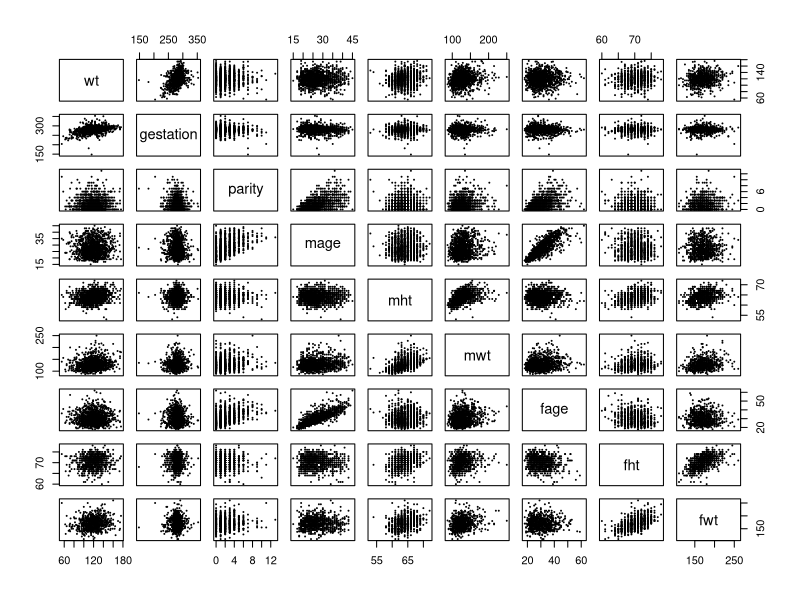
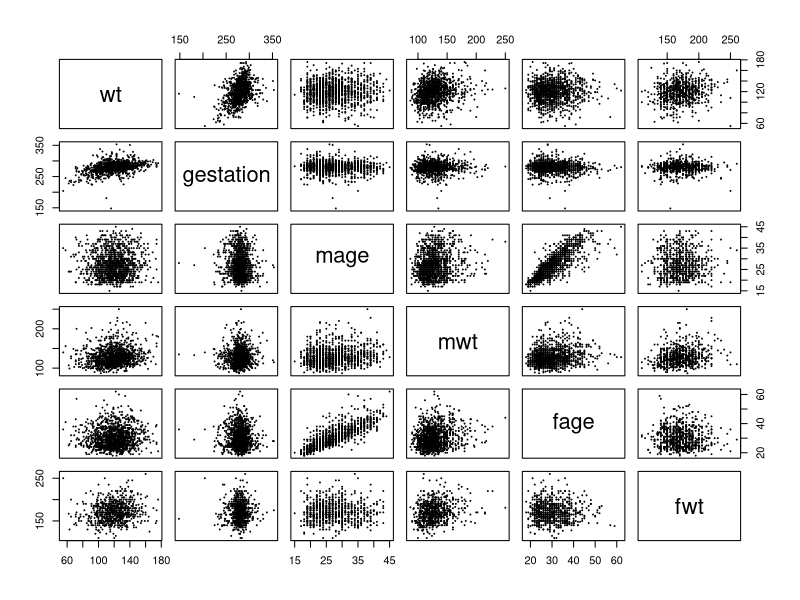
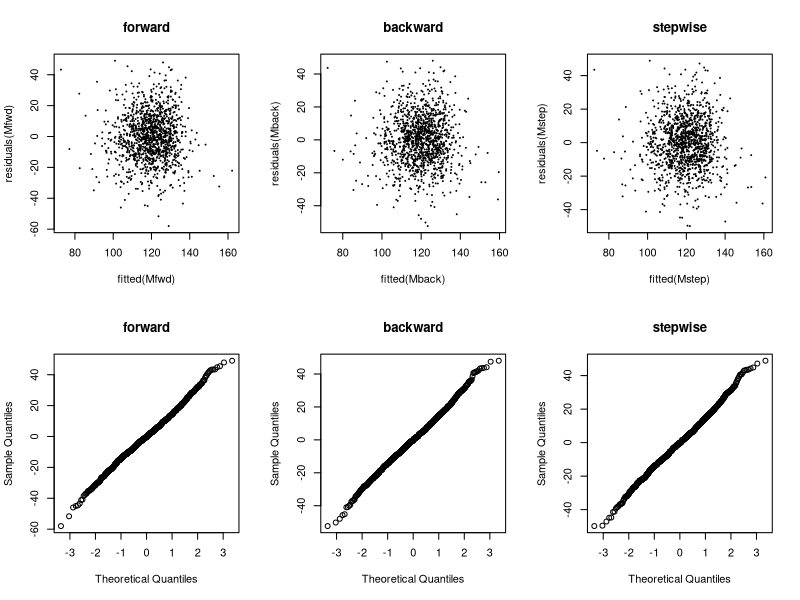
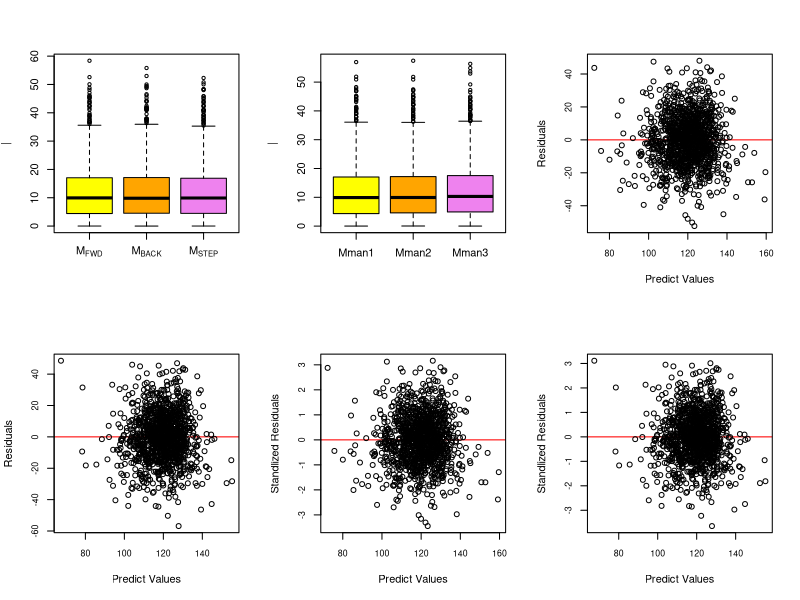
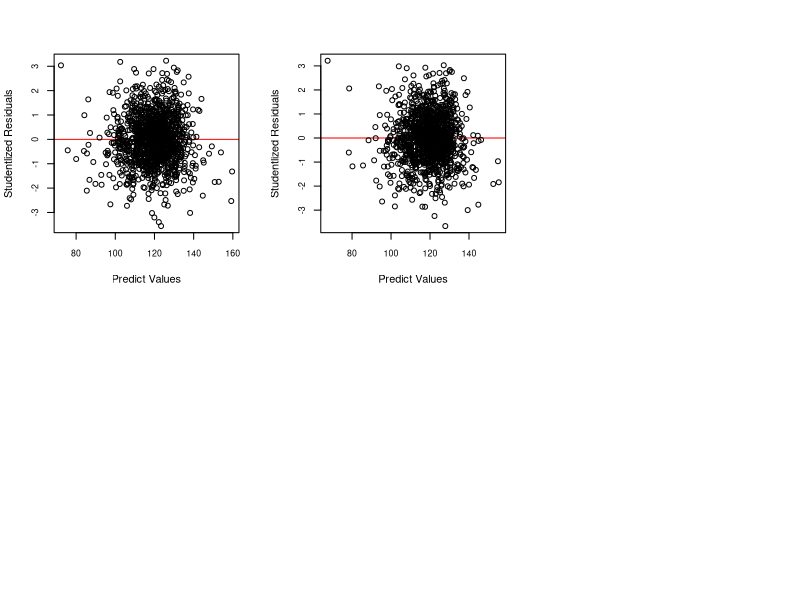
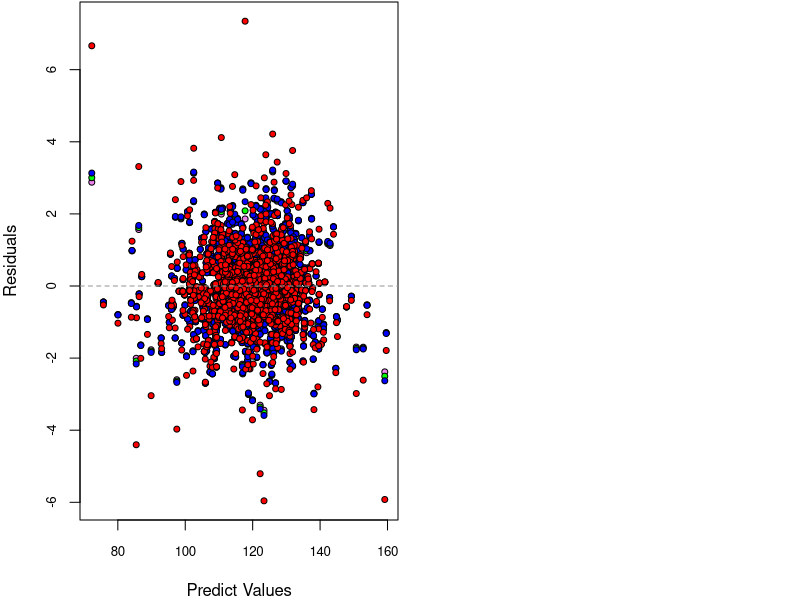
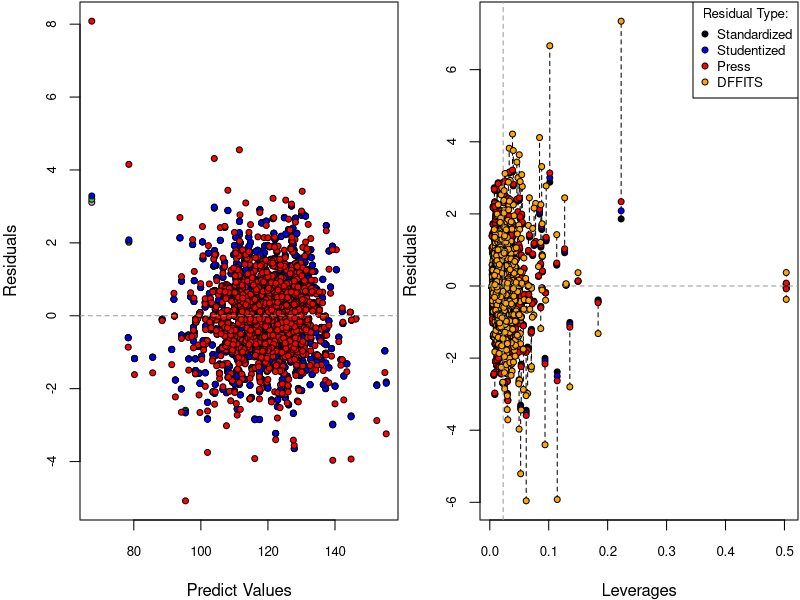
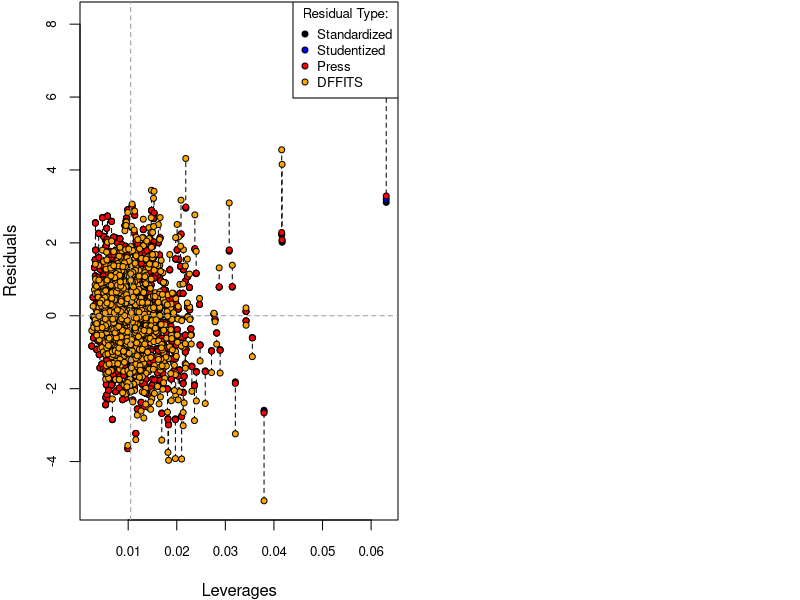

These figures' R source, in order: (Note: a time limit stopped this script after it produced the figures.)
## ---- chunk 1
library(mice)
chds_births <- read.csv(file = "chds_births.csv")
summary(chds_births)
## ---- chunk 2
chds_births$marital[!chds_births$marital %in% c(1:5)] = NA
chds_births$meth[chds_births$meth %in% c(0,1,2,3,4,5)] = 0
chds_births$meth[chds_births$meth %in% c(6)] = 1
chds_births$meth[chds_births$meth %in% c(7)] = 2
chds_births$meth[chds_births$meth %in% c(8)] = 3
chds_births$meth[chds_births$meth %in% c(9)] = 4
chds_births$meth[chds_births$meth %in% c(10)] = 5
chds_births$feth[chds_births$feth %in% c(0,1,2,3,4,5)] = 0
chds_births$feth[chds_births$feth %in% c(6)] = 1
chds_births$feth[chds_births$feth %in% c(7)] = 2
chds_births$feth[chds_births$feth %in% c(8)] = 3
chds_births$feth[chds_births$feth %in% c(9)] = 4
chds_births$feth[chds_births$feth %in% c(10)] = 5
chds_births$meth <- as.factor(chds_births$meth)
chds_births$med <- as.factor(chds_births$med)
chds_births$feth <- as.factor(chds_births$feth)
chds_births$fed <- as.factor(chds_births$fed)
chds_births$marital <- as.factor(chds_births$marital)
chds_births$smoke <- as.factor(chds_births$smoke)
chds_births$time <- as.factor(chds_births$time)
chds_births$number <- as.factor(chds_births$number)
## ---- chunk 3
summary(chds_births)
## ---- chunk 4
pairs(~wt + gestation + parity + mage + mht + mwt + fage + fht + fwt,cex = .05,  data = chds_births)
pairs(~wt + gestation + mage + mwt + fage + fwt,cex = .05,  data = chds_births)
## ---- chunk 5
invisible(capture.output(births_mice <- mice(chds_births, method = "cart", seed = 1)))
births_clean <- complete(births_mice)
summary(births_clean)
anyNA(births_clean)
births_clean
levels(births_clean$time)
levels(births_clean$number)
## ---- chunk 6

levels(births_clean$meth)
levels(births_clean$meth)[1] <- "Caucasian"
levels(births_clean$meth)[3] <- "African-American"
levels(births_clean$meth)[c(2,4,5,6)]<- "others"

levels(births_clean$med)[2] <- "middle-school"
levels(births_clean$med)[3] <- "high-school"
levels(births_clean$med)[5] <- "high-school + some college"
levels(births_clean$med)[6] <- "college graduate"
levels(births_clean$med)[c(1,4,7,8)]<- "others"


levels(births_clean$feth)
levels(births_clean$feth)[1] <- "Caucasian"
levels(births_clean$feth)[3] <- "African-American"
levels(births_clean$feth)[c(2,4,5,6)]<- "others"

levels(births_clean$fed)[2] <- "middle-school"
levels(births_clean$fed)[3] <- "high-school"
levels(births_clean$fed)[5] <- "high-school + some college"
levels(births_clean$fed)[6] <- "college graduate"
levels(births_clean$fed)[c(1,4,7,8)]<- "others"


levels(births_clean$marital)[1] <- "married"
levels(births_clean$marital)[c(2,3,4,5)] <- "others"

births_clean$smoke = NULL

levels(births_clean$time)[1] <- "never smoked"
levels(births_clean$time)[2] <- "still smokes"
levels(births_clean$time)[c(3,4,5,6,7,8,9,10)] <- "others"


levels(births_clean$number)[1] <- "never smoked"
levels(births_clean$number)[2] <- "1-4"
levels(births_clean$number)[3] <- "5-9"
levels(births_clean$number)[6] <- "20-29"
levels(births_clean$number)[c(4,5,7,8,9,10)] <- "others"


summary(births_clean)
## ---- chunk 7
M0 <- lm(wt ~ 1, data = chds_births)
Mmax <- lm(wt ~ (.)^2, data = chds_births)
beta.max <- coef(Mmax)
names(beta.max)[is.na(beta.max)]
## ---- chunk 8
Mmax <- lm(wt ~ (. -marital -fed -feth -number -time - meth -med)^2 + marital+ fed +feth +number +time + meth +med, data = chds_births)
Mstart <- lm(wt ~ ., data = chds_births)
beta.max <- coef(Mmax)
names(beta.max)[is.na(beta.max)]
anyNA(coef(Mmax))
## ---- chunk 9
M0 <- lm(wt ~ 1, data = births_clean)
Mmax <- lm(wt ~ (. -marital -fed -feth -number -time - meth -med)^2 + marital + fed +feth +number +time + meth + med , data = births_clean)
Mstart <- lm(wt ~ ., data = births_clean)
beta.max <- coef(Mmax)
names(beta.max)[is.na(beta.max)]
anyNA(coef(Mmax))
## ---- chunk 10
system.time({
  Mfwd <- step(object = M0, # starting point model
               scope = list(lower = M0, upper = Mmax), # smallest and largest model
               direction = "forward", trace = FALSE) # trace prints out information
})
Mfwd
## ---- chunk 11
system.time({
  Mback <- step(object = Mmax, # starting point model
                scope = list(lower = M0, upper = Mmax),
                direction = "backward", trace = FALSE)
})
Mback
## ---- chunk 12
system.time({
  Mstep <- step(object = Mstart,
                scope = list(lower = M0, upper = Mmax),
                direction = "both", trace = FALSE)
})
Mstep
## ---- chunk 13
c(fwd = length(coef(Mfwd)), back = length(coef(Mback)), step = length(coef(Mstep)))
## ---- chunk 14
par(mfrow=c(2,3))
plot(fitted(Mfwd), residuals(Mfwd), main="forward", cex = .2)
plot(fitted(Mback), residuals(Mback), main="backward", cex = .2)
plot(fitted(Mstep), residuals(Mstep), main="stepwise", cex =.2)
qqnorm(residuals(Mfwd), main="forward")
qqnorm(residuals(Mback), main="backward")
qqnorm(residuals(Mstep), main="stepwise")
## ---- chunk 15
M1 <- Mfwd
M2 <- Mback
M3 <- Mstep
Mnames <- expression(M[FWD], M[BACK], M[STEP])

# press for 3 automated models
press1 <- resid(M1)/(1-hatvalues(M1))
press2 <- resid(M2)/(1-hatvalues(M2))
press3 <- resid(M3)/(1-hatvalues(M3))
PRESS = c(sum(press1^2), sum(press2^2), sum(press3^2))

# R^2 for 3 automated models
r_square1 <- summary(Mfwd)$r.squared
r_square2 <- summary(Mback)$r.squared
r_square3 <- summary(Mstep)$r.squared
R_Squared <- c(r_square1,r_square2,r_square3)

# AIC for 3 automated models
AIC1 <- AIC(M1)
AIC2 <- AIC(M2)
AIC3 <- AIC(M3)
AIC = c(AIC1,AIC2,AIC3)

# display results
disp <- rbind(AIC,PRESS,R_Squared)
colnames(disp) <- Mnames
disp

#plot PRESS statistics
boxplot(x = list(abs(press1),abs(press2),abs(press3)), names = Mnames,
        ylab = expression("|", PRESS[i], "|"),col = c("yellow","orange","violet"))
              
## ---- chunk 16
Mman1 <- lm(formula = wt ~ gestation + parity + mage + mht + mwt + fage + 
    fht + fwt + income  + number + meth,  data = births_clean)
Mman2 <- lm(formula = wt ~ gestation  + mht + meth + parity + number + 
    mwt + fht + income,  data = births_clean)
Mman3 <- lm(formula = wt ~ gestation + mage + fage  + time + number + meth + feth, 
            data = births_clean)
Mnames <- expression(Mman1, Mman2, Mman3)

# press for 3 automated models
press1 <- resid(Mman1)/(1-hatvalues(Mman1))
press2 <- resid(Mman2)/(1-hatvalues(Mman2))
press3 <- resid(Mman3)/(1-hatvalues(Mman3))
PRESS = c(sum(press1^2), sum(press2^2), sum(press3^2))

# R^2 for 3 automated models
r_square1 <- summary(Mman1)$r.squared
r_square2 <- summary(Mman2)$r.squared
r_square3 <- summary(Mman3)$r.squared
R_Squared <- c(r_square1,r_square2,r_square3)

# AIC for 3 automated models
AIC1 <- AIC(Mman1)
AIC2 <- AIC(Mman2)
AIC3 <- AIC(Mman3)
AIC = c(AIC1,AIC2,AIC3)

# display results
disp <- rbind(AIC,PRESS,R_Squared)
colnames(disp) <- Mnames
disp

#plot PRESS statistics
boxplot(x = list(abs(press1),abs(press2),abs(press3)), names = Mnames,
        ylab = expression("|", PRESS[i], "|"),col = c("yellow","orange","violet"))

## ---- chunk 17
Model1 <- Mback
Model2 <- Mman2

h1 <- hatvalues(Model1)
h2 <- hatvalues(Model2)

y1.hat <- predict(Model1)
y2.hat <- predict(Model2)
## ---- chunk 18
Re1 <- residuals(Model1)
Re2 <- residuals(Model2)

StanRe1 <- Re1/sigma(Model1)
StanRe2 <- Re2/sigma(Model2)

StudRe1 <- StanRe1 / sqrt(1-hatvalues(Model1))
StudRe2 <- StanRe2 / sqrt(1-hatvalues(Model2))

## ---- chunk 19
plot(predict(Model1), Re1, xlab = "Predict Values", ylab = "Residuals", cex.axis = .8,
     abline(h = mean(Re1), col = "red"))
plot(predict(Model2), Re2, xlab = "Predict Values", ylab = "Residuals", cex.axis = .8,
     abline(h = mean(Re2), col = "red"))
## ---- chunk 20
plot(predict(Model1), StanRe1, xlab = "Predict Values", ylab = "Standlized Residuals", cex.axis = .8,
     abline(h = mean(StanRe1), col = "red"))
plot(predict(Model2), StanRe2, xlab = "Predict Values", ylab = "Standlized Residuals", cex.axis = .8,
     abline(h = mean(StanRe2), col = "red"))
## ---- chunk 21
plot(predict(Model1), StudRe1, xlab = "Predict Values", ylab = "Studentlized Residuals", cex.axis = .8,
     abline(h = mean(StudRe1), col = "red"))
plot(predict(Model2), StudRe2, xlab = "Predict Values", ylab = "Studentlized Residuals", cex.axis = .8,
     abline(h = mean(StudRe2), col = "red"))
## ---- chunk 22
press_model1 <- Re1/(1 - hatvalues(Model1))
press_model2 <- Re2/(1 - hatvalues(Model2))
## ---- chunk 23
dfts1 <- dffits(Model1)
dfts2 <- dffits(Model2)
## ---- chunk 24
# standlize each of these
p1 <- length(coef(Model1))
n1 <- nobs(Model1)
hbar1 <- p1/n1
StudRe1.stan <- StudRe1 * sqrt(1-hbar1)
press_model1.stan <- press_model1*(1-hbar1)/sigma(Model1)
dfts1.stan <- dfts1*(1-hbar1)/sqrt(hbar1)

# plots all 
par(mfrow = c(1,2), mar = c(4,4,.1,.1))
plot(predict(Model1), rep(0, length(predict(Model1))),
     type = "n",
     ylim = range(StanRe1,StudRe1.stan,dfts1.stan,press_model1.stan),
     xlab = "Predict Values", 
     ylab = "Residuals", 
     cex.axis = .8)
segments(x0 = h1,
        y0 = pmin(StanRe1, StudRe1.stan, press_model1.stan, dfts1.stan),
        y1 = pmax(StanRe1, StudRe1.stan, press_model1.stan, dfts1.stan),
        lty = 2)
points(predict(Model1), StanRe1, pch = 21, bg = "violet", cex = .8)
points(predict(Model1), StudRe1.stan, pch = 21, bg = "green", cex = .8)
points(predict(Model1), press_model1.stan, pch = 21, bg = "blue", cex = .8)
points(predict(Model1), dfts1.stan, pch = 21, bg = "red", cex = .8)
abline(h = 0, col = "grey60", lty =2) #horizontal line

## model2
# standlize each of these
p2 <- length(coef(Model2))
n2 <- nobs(Model2)
hbar2 <- p2/n2
StudRe2.stan <- StudRe2 * sqrt(1-hbar2)
press_model2.stan <- press_model2*(1-hbar2)/sigma(Model2)
dfts2.stan <- dfts2*(1-hbar2)/sqrt(hbar2)

# plots all 
par(mfrow = c(1,2), mar = c(4,4,.1,.1))
plot(predict(Model2), rep(0, length(predict(Model2))),
     type = "n",
     ylim = range(StanRe2,StudRe2.stan,dfts2.stan,press_model2.stan),
     xlab = "Predict Values", 
     ylab = "Residuals", 
     cex.axis = .8)
segments(x0 = h2,
        y0 = pmin(StanRe2, StudRe2.stan, press_model2.stan, dfts2.stan),
        y1 = pmax(StanRe2, StudRe2.stan, press_model2.stan, dfts2.stan),
        lty = 2)
points(predict(Model2), StanRe2, pch = 21, bg = "violet", cex = .8)
points(predict(Model2), StudRe2.stan, pch = 21, bg = "green", cex = .8)
points(predict(Model2), press_model2.stan, pch = 21, bg = "blue", cex = .8)
points(predict(Model2), dfts2.stan, pch = 21, bg = "red", cex = .8)
abline(h = 0, col = "grey60", lty =2) #horizontal line


# plots Residuals vs Leverages
# model1
plot(h1, rep(0, length(y1.hat)), type = "n", cex.axis = .8, 
     ylim = range(StanRe1, StudRe1.stan, press_model1.stan, dfts1.stan),
     xlab = "Leverages", ylab = "Residuals")
segments(x0 = h1,
        y0 = pmin(StanRe1, StudRe1.stan, press_model1.stan, dfts1.stan),
        y1 = pmax(StanRe1, StudRe1.stan, press_model1.stan, dfts1.stan),
        lty = 2)
points(h1, StanRe1, pch = 21, bg = "black", cex =.8)
points(h1, StudRe1.stan, pch = 21, bg = "blue", cex =.8)
points(h1,press_model1.stan, pch = 21, bg = "red", cex = .8)
points(h1,dfts1.stan, pch = 21, bg = "orange", cex = .8)
abline(v = hbar1, col = "grey60", lty = 2)
abline(h = 0, col = "grey60", lty =2) #horizontal line
legend("topright",legend = c("Standardized", "Studentized","Press","DFFITS"), pch = 21, pt.bg = c("black", "blue", "red", "orange"), title = "Residual Type:", cex = .8, pt.cex =.8)

# model2
plot(h2, rep(0, length(y2.hat)), type = "n", cex.axis = .8, 
     ylim = range(StanRe2, StudRe2.stan, press_model2.stan, dfts2.stan),
     xlab = "Leverages", ylab = "Residuals")
segments(x0 = h2,
        y0 = pmin(StanRe2, StudRe2.stan, press_model2.stan, dfts2.stan),
        y1 = pmax(StanRe2, StudRe2.stan, press_model2.stan, dfts2.stan),
        lty = 2)
points(h2, StanRe2, pch = 21, bg = "black", cex =.8)
points(h2, StudRe2.stan, pch = 21, bg = "blue", cex =.8)
points(h2,press_model2.stan, pch = 21, bg = "red", cex = .8)
points(h2,dfts2.stan, pch = 21, bg = "orange", cex = .8)
abline(v = hbar2, col = "grey60", lty = 2)
abline(h = 0, col = "grey60", lty =2) #horizontal line
legend("topright",legend = c("Standardized", "Studentized","Press","DFFITS"), pch = 21, pt.bg = c("black", "blue", "red", "orange"), title = "Residual Type:", cex = .8, pt.cex =.8)
## ---- chunk 25
# compute leverage

h1 <- hatvalues(Model1)
h2 <- hatvalues(Model2)

D1 <- cooks.distance(Model1)
D2 <- cooks.distance(Model2)

infl1.ind <- which.max(D1)
infl2.ind <- which.max(D2)

lev1.ind <- h1 > 2*hbar1
lev2.ind <- h2 > 2*hbar2

clrs <- rep("black", len = nobs(Model1))
clrs[lev1.ind] <- "blue"
clrs[infl1.ind] <-"red"
par(mfrow = c(1,1), mar = c(4,4,1,1))
cex <- .8
plot(h1,D1,xlab = "Leverage", ylab = "Cook's Influence Measure", pch = 21, bg = clrs, cex = cex, cex.axis = cex)
abline(v = 2*hbar1, col = "grey60", lty = 2)
legend("topleft", legend = c("High Leverage", "High Influence"), pch = 21, pt.bg = c("blue", "red"),cex = cex, pt.cex = cex)

clrs <- rep("black", len = nobs(Model1))
clrs[lev2.ind] <- "blue"
clrs[infl2.ind] <-"red"
par(mfrow = c(1,1), mar = c(4,4,1,1))
cex <- .8
plot(h2,D2,xlab = "Leverage", ylab = "Cook's Influence Measure", pch = 21, bg = clrs, cex = cex, cex.axis = cex)
abline(v = 2*hbar2, col = "grey60", lty = 2)
legend("topleft", legend = c("High Leverage", "High Influence"), pch = 21, pt.bg = c("blue", "red"),cex = cex, pt.cex = cex)

## ---- chunk 26
plot(predict(Model1), resid(Model1))
entry1 <- which.max(abs(resid(Model1)))
entry1
plot(predict(Model2), resid(Model2))
entry2 <- which.max(abs(resid(Model2)))
entry2
## ---- chunk 27
M1 <- Model1
M2 <- Model2
Mnames_new <- expression(M[Candidate1],M[Candidate2])
# Cross-validation setup
nreps <- 2e3 # number of replications
ntot <- nrow(births_clean) # total number of observations
ntrain <- floor(0.7 * ntot) # size of training set
ntest <- ntot-ntrain # size of test set
mspe1 <- rep(NA, nreps) # sum-of-square errors for each CV replication
mspe2 <- rep(NA, nreps)
logLambda <- rep(NA, nreps) # log-likelihod ratio statistic for each replication
for(ii in 1:nreps) {
  # randomly select training observations
  train.ind <- sample(ntot, ntrain) # training observations
  # refit the models on the subset of training data; ?update for details!
  M1.cv <- update(M1, subset = train.ind)
  M2.cv <- update(M2, subset = train.ind)
  # out-of-sample residuals for both models
  # that is, testing data - predictions with training parameters
  M1.res <- births_clean$wt[-train.ind] -
            predict(M1.cv, newdata = births_clean[-train.ind,])
  M2.res <- births_clean$wt[-train.ind] -
            predict(M2.cv, newdata = births_clean[-train.ind,])
  # mean-square prediction errors
  mspe1[ii] <- mean(M1.res^2)
  mspe2[ii] <- mean(M2.res^2)
  # out-of-sample likelihood ratio
  M1.sigma <- sqrt(sum(resid(M1.cv)^2)/ntrain) # MLE of sigma
  M2.sigma <- sqrt(sum(resid(M2.cv)^2)/ntrain)
  # since res = y - pred, dnorm(y, pred, sd) = dnorm(res, 0, sd)
  logLambda[ii] <- sum(dnorm(M1.res, mean = 0, sd = M1.sigma, log = TRUE))
  logLambda[ii] <- logLambda[ii] -
                   sum(dnorm(M2.res, mean = 0, sd = M2.sigma, log = TRUE))
}
# plot rMSPE and out-of-sample log
par(mfrow = c(1,2))
par(mar = c(4.5, 4.5, .1, .1))
boxplot(x = list(sqrt(mspe1), sqrt(mspe2)), 
        names = Mnames_new, cex = .7,
        ylab = expression(sqrt(MSPE)), col = c("yellow", "orange"))
hist(logLambda, breaks = 50, freq = FALSE,
     xlab = expression(Lambda^{test}),
     main = "", cex = .7)
abline(v = mean(logLambda), col = "red") # average value
